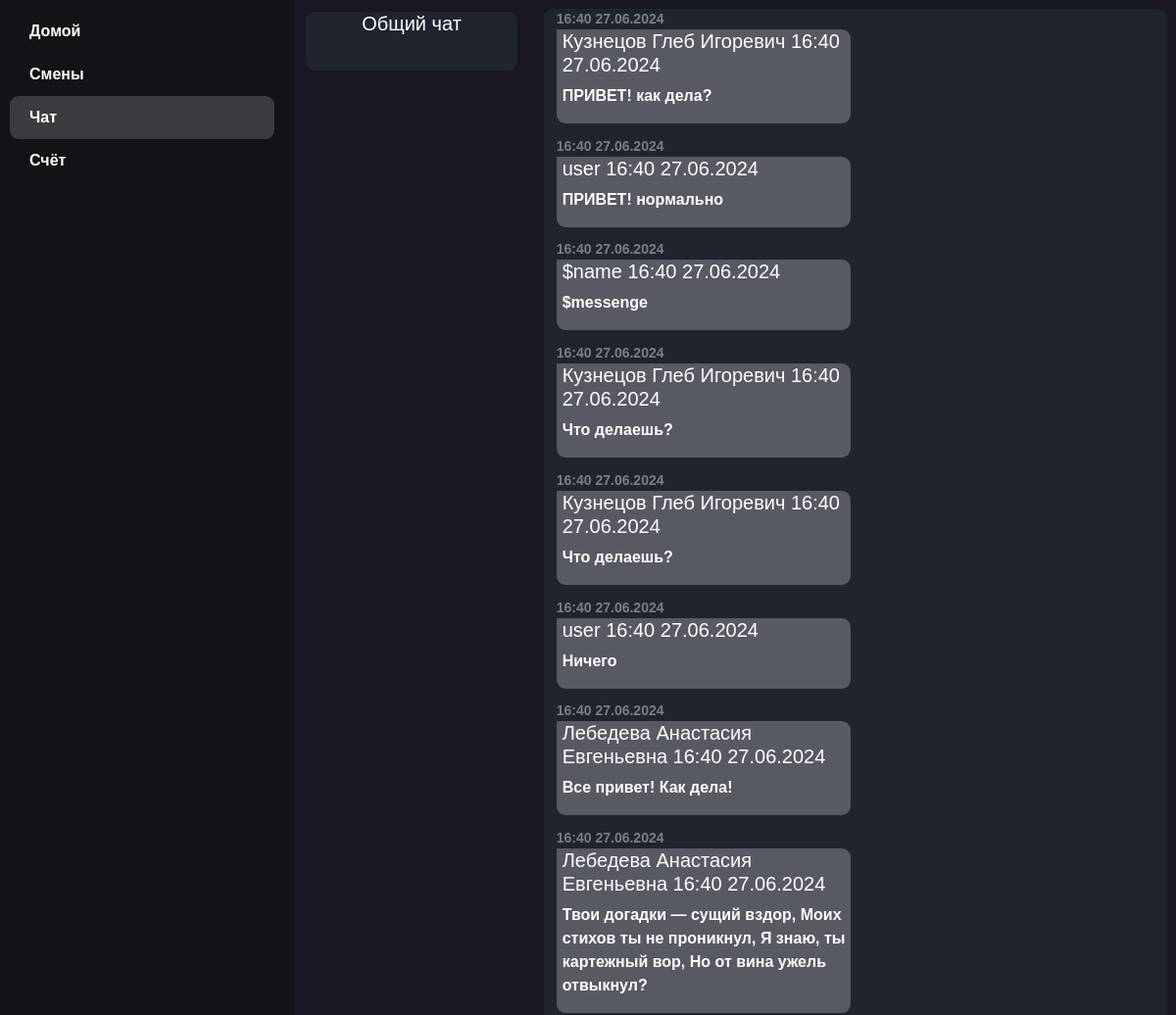
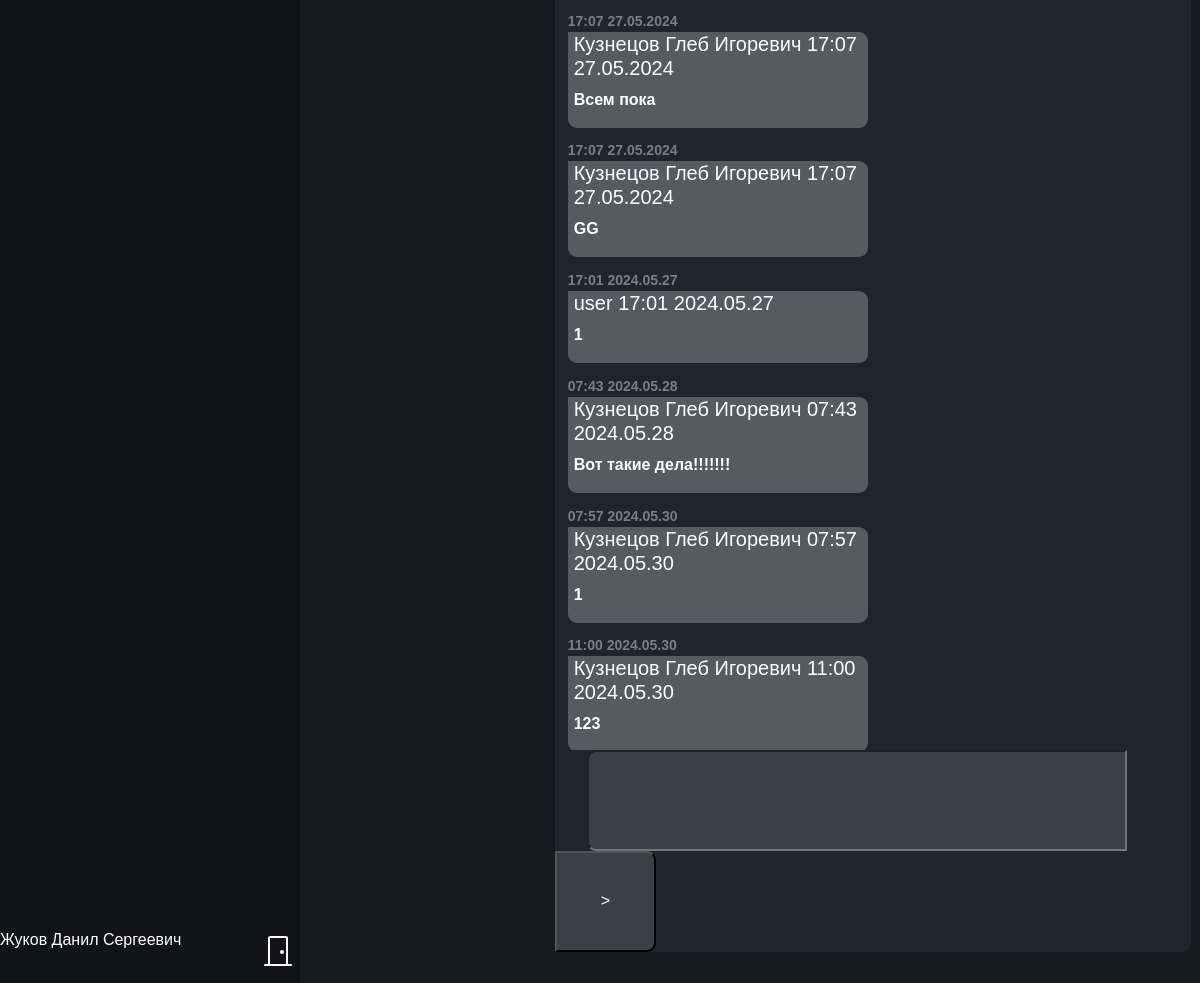
The app's page /chat.php (signed in) with its own data (2 pictures, top to bottom).
### tables this page shows
CREATE TABLE `global_chat` (
  `id` int NOT NULL,
  `message` varchar(255) NOT NULL,
  `name_send` varchar(100) NOT NULL,
  `date` varchar(20) NOT NULL
);

### chat.php (the view, shortened to what this page needs)
<?php
    if (isset($_SESSION['id']) && isset($_SESSION['login'])) {
?>
    <!DOCTYPE html>
    <html>
    <head>
        <link href="https://cdn.jsdelivr.net/npm/bootstrap@5.3.3/dist/css/bootstrap.min.css" rel="stylesheet">
        <link rel="stylesheet" href="assets/css/style.css">
    </head>
    <body>
        <div class="panel_but">
            <div class="but_panel">
                <a class="but_panel" href="main.php">Домой</a>
            </div>
            <div class="but_panel">
                <a class="but_panel" href="smen.php">Смены</a>
            </div>
            <div class="but_panel_active">
                <a class="but_panel_active" href="chat.php">Чат</a>
            </div>
            <div class="but_panel">
                <a class="but_panel" href="wallet.php">Счёт</a>
            </div>
        </div>
        <div class="center panel_main mw-100">
            <div class="board_chat">
                <div class="global_chat">
                    <h5 style="position: relative">Общий чат</h5>
                </div>
            </div>
            <div class="body_chat">
                <div class="box_chat" id="box_chat">
                    <?php
                        require('assets/data/db.php');
                        $sql= "SELECT * FROM `global_chat`";
                        $result=mysqli_query($conn_chat,$sql);
                        while ($row=mysqli_fetch_assoc($result)) {
                            if ($row["name_send"] == $_SESSION["fio"]) {
                                echo '<div class="im_messege_date">' . $row["date"] . '</div>';
                                echo '<div class="im_messege">';
                                    echo "<h5 style='margin-right: 2%;'>" . $row["name_send"] . " " . "</h5>";
                                    echo  "<p style='margin-right: 2%;'>" . $row["message"] . '</p>';
                                echo '</div>';
                            } else {
                                echo '<div class="user_messege_date">' . $row["date"] . '</div>';
                                echo '<div class="user_messege">';
                                    echo "<h5 style='margin-left: 2%;'>" . $row["name_send"] . " " . $row["date"] . "</h5>";
                                    echo  "<p style='margin-left: 2%;'>" . $row["message"] . '</p>';
                                echo '</div>';
                            }
                        };
                    ?>
               </div>
                    <form action="set_smen.php" method="POST">
                    <input class="send_panel_chat" type="text" name="send_chat_messenge" value="">
                    <input class="send_but_chat" type="submit" name="send_chat" value=">">
                    </form>
            </div>
        </div>
        <div class="logout">
            <h6 style="display:inline;" ><?php echo $_SESSION['fio']; ?></h6>
            <a class="but_logout" href="logout.php"><img src="/assets/icons/door-closed.svg" alt="Bootstrap" width="32" height="32"></i></a>
        </div>
    </body>
    </html>
<?php
}else{
     header("Location: index.php");
     exit();
}
 ?>

### assets/css/style.css (style rules this page uses)
body { background-color: #111317; color: #ffffff; font-family: "Inter"; font-weight: bold; }
a { color: #ffffff; text-decoration: none; }
* { margin: 0; padding: 0; box-sizing: border-box; font-family: 'Poppins', sans-serif; color: #ffffff; }
.center { text-align: center; }
.panel_but { position: absolute; height: 100vh; width: 25vw; padding: 10px 20px 10px 10px; text-decoration: none; color: #ffffff; }
.panel_main { min-height: 100vh; float: right; width: 75vw; height: 100vh; background-color: #171820; }
.but_panel_active { padding: 10px 20px 10px 10px; border-radius: 9px; text-decoration: none; background-color: #393B3E; color: #ffffff; }
.but_panel { text-decoration: none; padding: 10px 20px 10px 10px; color: #ffffff; }
.logout { height: 50px; position: absolute; bottom: 5px; width: 25vw; color: #ffffff; }
.but_logout { margin: 2% auto; margin-right: 2%; display:inline; color: #ffffff; float: right; }
.board_chat { min-height: 100vh; width: 20vw; position: absolute; }
.body_chat { float: right; position: sticky; border-radius: 9px; margin: 1% auto; margin-right: 1%; background-color: #20242D; min-height: 95vh; width: 53vw; }
.box_chat { height: 88vh; overflow-y: scroll; }
.send_panel_chat { float: left; margin-left: 5%; background-color: #ffffff20; border-radius: 9px 0px 0px 9px; height: 5vh; width: 45vw; }
.send_but_chat { background-color: #ffffff20; border-radius: 0px 9px 9px 0px; float: left; height: 5vh; width: 5vh; }
.global_chat { position: sticky; border-radius: 9px; margin: 5% auto; background-color: #20242D; width: 90%; height: 60px; }
.user_messege { background-color: #575A61; border-radius: 0px 9px 9px; position: relative; float: left; width: 25vw; margin: 0% 0% 2% 2% ; text-align: left; }
.user_messege_date { float: left; width: 27vw; margin: 0% 0% 0% 2% ; text-align: left; color: #ffffff69; font-size: 14px; }

### records on screen
global_chat: date "16:40 27.06.2024", name_send "Кузнецов Глеб Игоревич", message "ПРИВЕТ! как дела?"
global_chat: date "16:40 27.06.2024", name_send "user", message "ПРИВЕТ! нормально"
global_chat: date "16:40 27.06.2024", name_send "$name", message "$messenge"
global_chat: date "16:40 27.06.2024", name_send "Кузнецов Глеб Игоревич", message "Что делаешь?"
global_chat: date "16:40 27.06.2024", name_send "Кузнецов Глеб Игоревич", message "Что делаешь?"
global_chat: date "16:40 27.06.2024", name_send "user", message "Ничего"
global_chat: date "16:40 27.06.2024", name_send "Лебедева Анастасия Евгеньевна", message "Все привет! Как дела!"
global_chat: date "16:40 27.06.2024", name_send "Лебедева Анастасия Евгеньевна", message "Твои догадки — сущий вздор, Моих стихов ты не проникнул, Я знаю, ты картежный вор, Но от вина ужель отвыкнул?"
global_chat: date "17:07 27.05.2024", name_send "Кузнецов Глеб Игоревич", message "Всем пока"
global_chat: date "17:07 27.05.2024", name_send "Кузнецов Глеб Игоревич", message "GG"
global_chat: date "17:01 2024.05.27", name_send "user", message "1"
global_chat: date "07:43 2024.05.28", name_send "Кузнецов Глеб Игоревич", message "Вот такие дела!!!!!!!"
global_chat: date "07:57 2024.05.30", name_send "Кузнецов Глеб Игоревич", message "1"
global_chat: date "11:00 2024.05.30", name_send "Кузнецов Глеб Игоревич", message "123"

### other values on screen
$_SESSION['fio'] "Жуков Данил Сергеевич"
